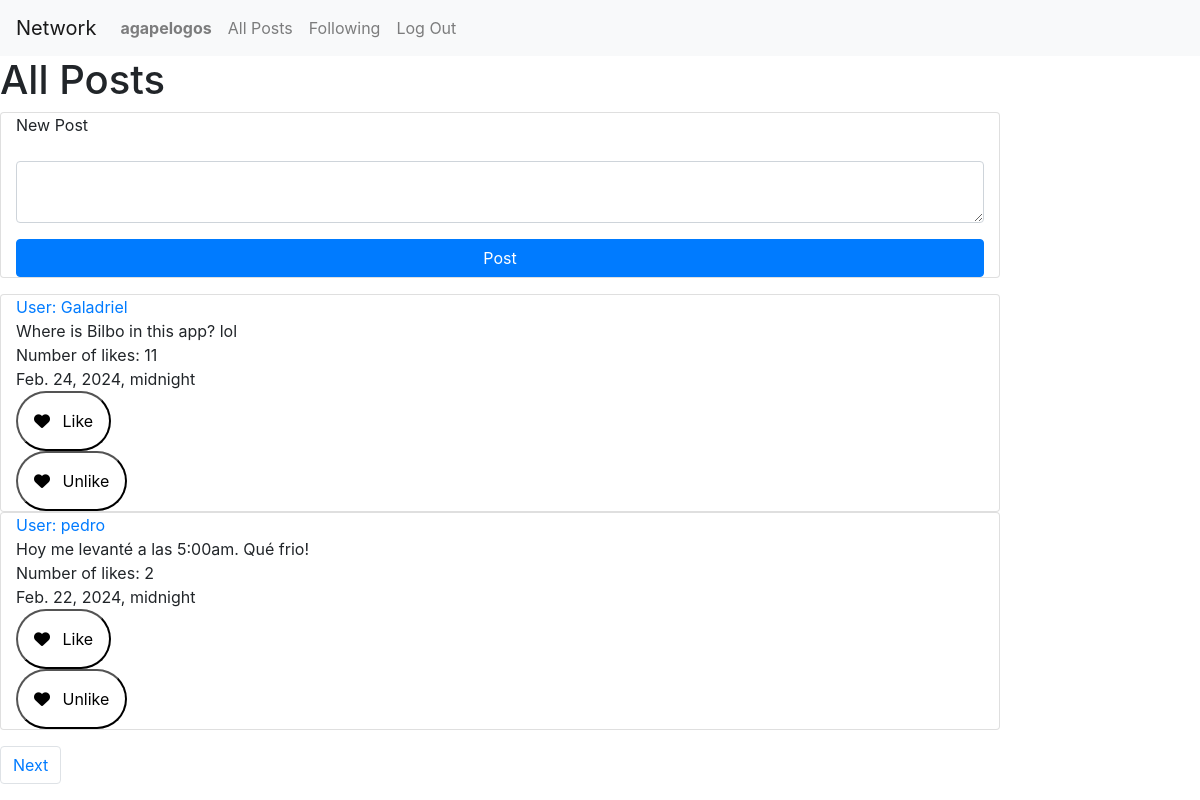
Screenshot of / (signed in) with the database file from the repository.
### network/models.py (models this page shows, shortened)
class User(AbstractUser):
    pass
    def __str__(self):
        return self.username

class Post(models.Model):
    user = models.ForeignKey(User, on_delete=models.CASCADE, blank=True, null=True, related_name="poster")
    post = models.CharField(max_length=64)
    date = models.DateTimeField()
    likes = models.IntegerField(default=1)

### network/views.py (the view)
# urls.py: path("", views.index, name="index"),
def index(request):
    if request.user.is_authenticated:
        posts = Post.objects.all().order_by("-date")
        paginator = Paginator(posts, 2) #show 2 posts per page
        page_number = request.GET.get('page')
        page_obj = paginator.get_page(page_number)
        return render(request, "network/index.html", {
            "page_obj": page_obj,
        })
    else:
        return render(request, "network/index.html")

### network/templates/network/index.html (shortened to what this page needs)
{% extends "network/layout.html" %}
{% block body %}
{% if user.is_authenticated %}
    <h1> All Posts</h1>
    <div>
        <form action="{% url 'new_post' %}" method="post">
            <div class="mb-3 card col-10">
                <div class="mb-3">
                    <label for="post" class="form-label">New Post</label>
                </div>
                <div class="mb-3">
                    <textarea class="form-control" name="text-compose" rows="2"></textarea>
                </div>
                <input class="btn btn-primary" type="submit" value="Post">
            </div>
        </form>
        <div class="mb-3">
            {% for post in page_obj %}
            <div class="card col-10">
                <div><a id="users" class="" href="{% url 'profile' user_id=post.user.id %}"> User: {{ post.user }}</a></div>
                <div id="contentIndexPost">{{ post.post }}</div>
                <div id="countLike_{{post.id}}" class="color">Number of likes: {{post.likes}}</div>
                <div>{{ post.date }}</div>
                <div id="likeButton">
                    <button class="button button-like" onclick="likePost({{post.id}})">
                        <i class="fa fa-heart"></i>
                        <span>Like</span>
                    </button>
                </div>
                <div class="unlikeButton" style="display: block">
                    <button class="button button-like" onclick="unlikePost({{post.id}})">
                        <i class="fa fa-heart"></i>
                        <span>Unlike</span>
                    </button>
                </div>
            </div>
            {% endfor %}
        </div>
    </div>
    <div>
        <nav aria-label="Page navigation example">
            <ul class="pagination">
                {% if page_obj.has_next %}
                <li class="page-item"><a class="page-link" href="?page={{ page_obj.next_page_number }}">Next</a></li>
                {% endif %}
            </ul>
          </nav>
    </div>
{% else %}
<div class="mb-3">
    <h1>Log in or register to be able to see posts and post!</h1>
</div>
{% endif %}
{% endblock %}

### network/templates/network/layout.html (shortened to what this page needs)
{% load static %}
<!DOCTYPE html>
<html lang="en">
    <head>
        <link rel="stylesheet" href="https://stackpath.bootstrapcdn.com/bootstrap/4.4.1/css/bootstrap.min.css">
        <link href="{% static 'network/styles.css' %}" rel="stylesheet">
    </head>
    <body>
        <nav class="navbar navbar-expand-lg navbar-light bg-light">
            <a class="navbar-brand" href="#">Network</a>
            <div>
              <ul class="navbar-nav mr-auto">
                {% if user.is_authenticated %}
                    <li class="nav-item">
                        <a id="profile" class="nav-link" href="{% url 'profile' user_id=user.id %}"><strong>{{ user.username }}</strong></a>
                    </li>
                {% endif %}
                <li class="nav-item">
                  <a class="nav-link" href="{% url 'index' %}">All Posts</a>
                </li>
                {% if user.is_authenticated %}
                    <li class="nav-item">
                        <a class="nav-link" href="{% url 'following' %}">Following</a>
                    </li>
                    <li class="nav-item">
                        <a class="nav-link" href="{% url 'logout' %}">Log Out</a>
                    </li>
                {% endif %}
              </ul>
            </div>
          </nav>
        <div class="body">
            {% block body %}
            {% endblock %}
        </div>
    </body>
</html>

### rows the page displays
User: username "agapelogos"
Post: user "Galadriel", post "Where is Bilbo in this app? lol", likes "11", date "Feb. 24, 2024, midnight"
Post: user "pedro", post "Hoy me levanté a las 5:00am. Qué frio!", likes "2", date "Feb. 22, 2024, midnight"
